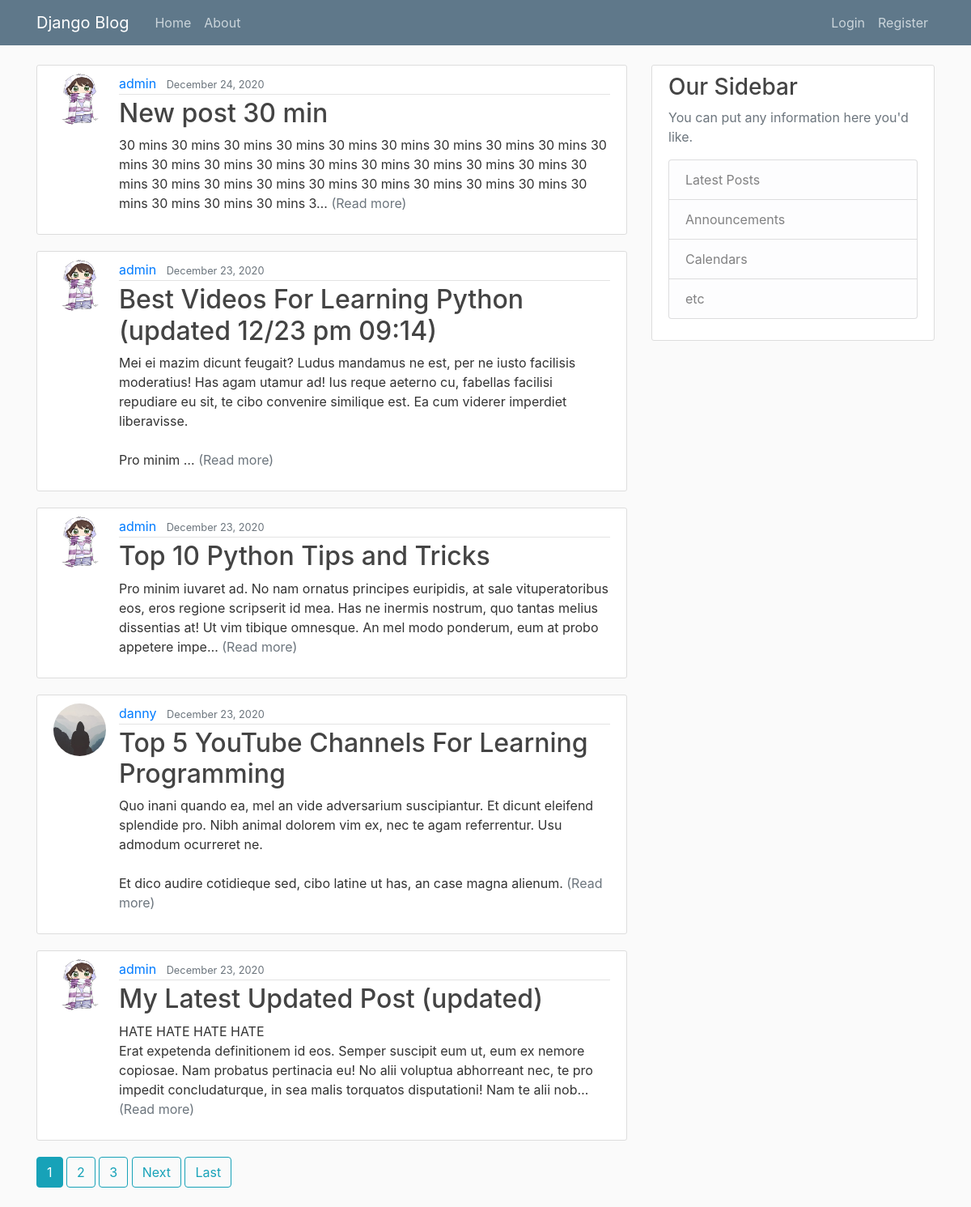
The app's page /, older data.
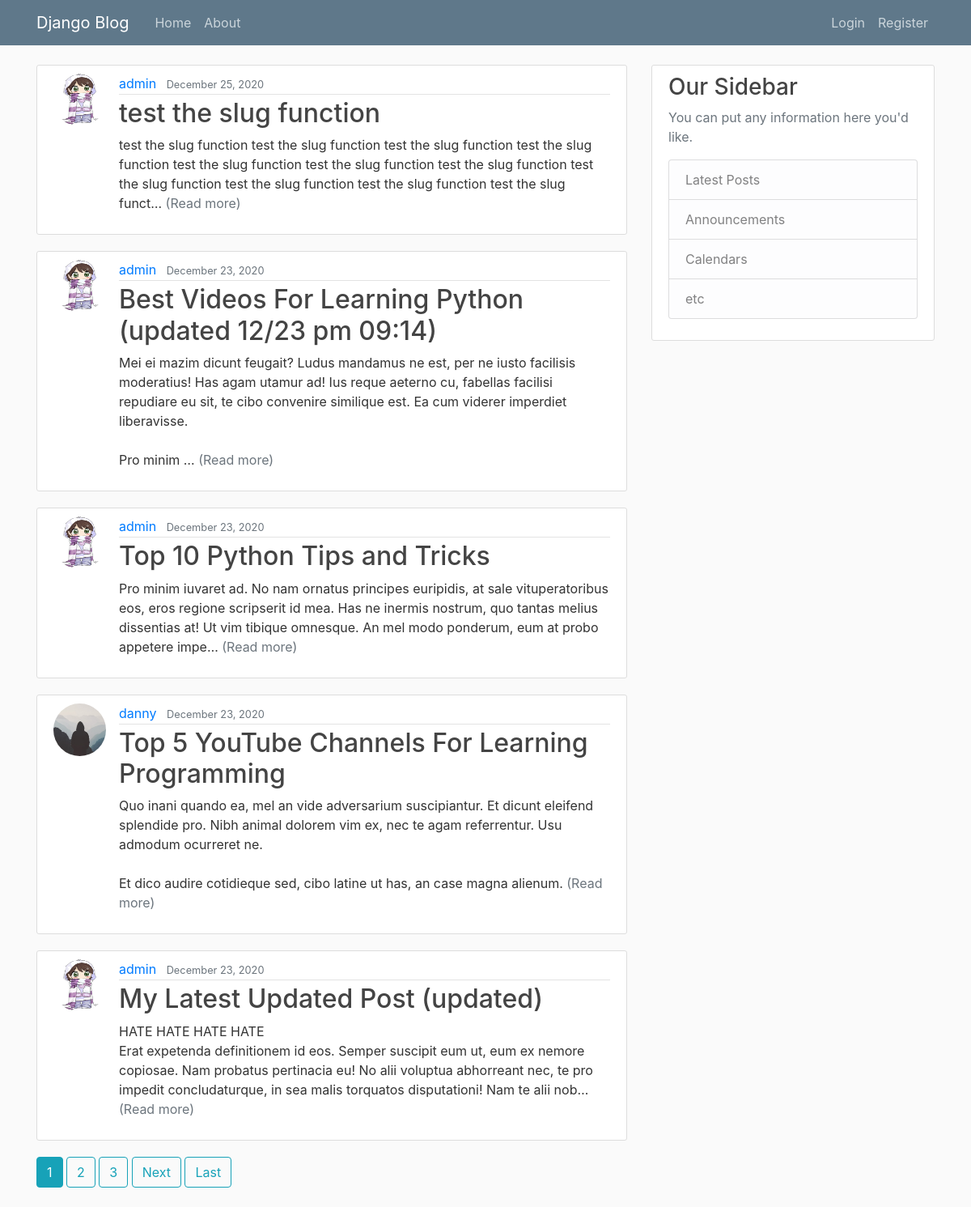
The same page, newer data.
### blog/models.py (models this page shows, shortened)
class Post(models.Model):
    class PostObjects(models.Manager):
        def get_queryset(self):
            return super().get_queryset().filter(date_posted__lte=timezone.now())
    author = models.ForeignKey(User, on_delete=models.CASCADE, default=1)
    title = models.CharField(max_length=100)
    slug = models.SlugField(unique=True, blank=True, null=True)
    content = models.TextField()
    date_posted = models.DateTimeField(default=timezone.now)
    read_time = models.IntegerField(default=0, null=True, blank=True) #models.TimeField(null=True, blank=True)
    @property
    def short_description(self):
        return truncatechars(self.content, 250)

### users/models.py (models this page shows, shortened)
class Profile(models.Model):
    user = models.OneToOneField(User, on_delete=models.CASCADE)
    image = models.ImageField(default='default.jpg', upload_to='profile_pics')

### blog/views.py (the view)
# urls.py: path('', PostListView.as_view(), name='blog-home'),
class PostListView(ListView):
    model = Post
    template_name = 'blog/home.html' # <app>/<model>_<viewtype>.html
    context_object_name = 'posts'
    ordering = ['-date_posted']
    paginate_by = 5

### blog/templates/blog/home.html (shortened to what this page needs)
{% extends "blog/base.html" %}
{% block content %}
  {% for post in posts %}
    <article class="media content-section">
      <img class="rounded-circle article-img" src="{{ post.author.profile.image.url }}">
      <div class="media-body">
        <div class="article-metadata">
          <a class="mr-2" href="{% url 'user-posts' post.author.username %}">{{ post.author }}</a>
          <small class="text-muted">{{ post.date_posted|date:"F d, Y" }}</small>
        </div>
        <h2><a class="article-title" href="{% url 'post-detail' post.slug %}">{{ post.title }}</a></h2>
        <p class="article-content">{{ post.short_description }} <a class="text-muted" href="{% url 'post-detail' post.slug %}">(Read more)</a></p>
      </div>
    </article>
  {% endfor %}
  {% if is_paginated %}
    {% for num in page_obj.paginator.page_range %}
      {% if page_obj.number == num %}
        <a class="btn btn-info mb-4" href="?page={{ num }}">{{ num }}</a>
      {% elif num > page_obj.number|add:'-3' and num < page_obj.number|add:'3' %}
        <a class="btn btn-outline-info mb-4" href="?page={{ num }}">{{ num }}</a>
      {% endif %}
    {% endfor %}
    {% if page_obj.has_next %}
      <a class="btn btn-outline-info mb-4" href="?page={{ page_obj.next_page_number }}">Next</a>
      <a class="btn btn-outline-info mb-4" href="?page={{ page_obj.paginator.num_pages }}">Last</a>
    {% endif %}
  {% endif %}
{% endblock content %}

### blog/templates/blog/base.html (shortened to what this page needs)
{% load static %}
<!DOCTYPE html>
<html lang="en" dir="ltr">
  <head>
    <link rel="stylesheet" href="https://maxcdn.bootstrapcdn.com/bootstrap/4.0.0/css/bootstrap.min.css">
    <link rel="stylesheet" type="text/css" href="{% static 'blog/main.css' %}">
  </head>
  <body>
    <header class="site-header">
      <nav class="navbar navbar-expand-md navbar-dark bg-steel fixed-top">
        <div class="container">
          <a class="navbar-brand mr-4" href="{% url 'blog-home' %}">Django Blog</a>
          <div class="collapse navbar-collapse" id="navbarToggle">
            <div class="navbar-nav mr-auto">
              <a class="nav-item nav-link" href="{% url 'blog-home' %}">Home</a>
              <a class="nav-item nav-link" href="{% url 'blog-about' %}">About</a>
            </div>
            <div class="navbar-nav">
              {% if user.is_authenticated %}
                <a class="nav-item nav-link" href="{% url 'post-create' %}">New Post</a>
                <a class="nav-item nav-link" href="{% url 'profile' %}">Profile</a>
                <a class="nav-item nav-link" href="{% url 'logout' %}">Logout</a>
              {% else %}
                <a class="nav-item nav-link" href="{% url 'login' %}">Login</a>
                <a class="nav-item nav-link" href="{% url 'register' %}">Register</a>
              {% endif %}
            </div>
          </div>
        </div>
      </nav>
    </header>
    <main role="main" class="container">
      <div class="row">
        <div class="col-md-8">
          {% block content %}{% endblock %}
        </div>
        <div class="col-md-4">
          <div class="content-section">
            <h3>Our Sidebar</h3>
            <p class='text-muted'>You can put any information here you'd like.
              <ul class="list-group">
                <li class="list-group-item list-group-item-light">Latest Posts</li>
                <li class="list-group-item list-group-item-light">Announcements</li>
                <li class="list-group-item list-group-item-light">Calendars</li>
                <li class="list-group-item list-group-item-light">etc</li>
              </ul>
            </p>
          </div>
        </div>
      </div>
    </main>
  </body>
</html>

### blog/static/blog/main.css (style rules this page uses)
body { background: #fafafa; color: #333333; margin-top: 5rem; }
h1, h2, h3, h4, h5, h6 { color: #444444; }
ul { margin: 0; }
.bg-steel { background-color: #5f788a; }
.site-header .navbar-nav .nav-link { color: #cbd5db; }
.content-section { background: #ffffff; padding: 10px 20px; border: 1px solid #dddddd; border-radius: 3px; margin-bottom: 20px; }
.article-title { color: #444444; }
.article-content { white-space: pre-line; }
.article-img { height: 65px; width: 65px; margin-right: 16px; }
.article-metadata { padding-bottom: 1px; margin-bottom: 4px; border-bottom: 1px solid #e3e3e3 }

Row changes from the older to the newer data that the page shows:
removed Post: author.profile.image (picture), author "admin", date_posted "December 24, 2020", title "New post 30 min", short_description "30 mins 30 mins 30 mins 30 mins 30 mins 30 mins 30 mins 30 mins 30 mins 30 mins 30 mins 30 mins 30 mins 30 mins 30 mins 30 mins 30 mins 30 mins 30 mins 30 mins 30 mins 30 mins 30 mins 30 mins 30 mins 30 mins 30 mins 30 mins 30 mins 30 mins 30 mins 3…"
added Post: author.profile.image (picture), author "admin", date_posted "December 25, 2020", title "test the slug function", short_description "test the slug function test the slug function test the slug function test the slug function test the slug function test the slug function test the slug function test the slug function test the slug function test the slug function test the slug funct…"
